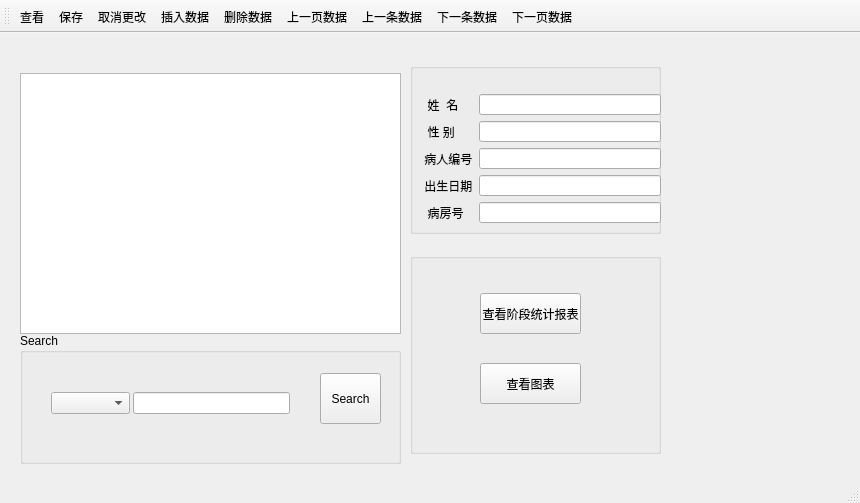
<?xml version="1.0" encoding="UTF-8"?>
<ui version="4.0">
 <class>MainWindow</class>
 <widget class="QMainWindow" name="MainWindow">
  <property name="geometry">
   <rect>
    <x>0</x>
    <y>0</y>
    <width>860</width>
    <height>503</height>
   </rect>
  </property>
  <property name="windowTitle">
   <string>MainWindow</string>
  </property>
  <widget class="QWidget" name="centralWidget">
   <widget class="QTableView" name="tableView">
    <property name="geometry">
     <rect>
      <x>20</x>
      <y>40</y>
      <width>381</width>
      <height>261</height>
     </rect>
    </property>
   </widget>
   <widget class="QGroupBox" name="groupBoxEdit">
    <property name="geometry">
     <rect>
      <x>410</x>
      <y>30</y>
      <width>251</width>
      <height>171</height>
     </rect>
    </property>
    <property name="title">
     <string/>
    </property>
    <widget class="QWidget" name="gridLayoutWidget">
     <property name="geometry">
      <rect>
       <x>0</x>
       <y>20</y>
       <width>251</width>
       <height>151</height>
      </rect>
     </property>
     <layout class="QGridLayout" name="gridLayout" rowstretch="0,0,0,0,0">
      <property name="rightMargin">
       <number>0</number>
      </property>
      <item row="0" column="1">
       <widget class="QLineEdit" name="lineEditName"/>
      </item>
      <item row="3" column="0">
       <widget class="QLabel" name="label_2">
        <property name="text">
         <string> 出生日期</string>
        </property>
       </widget>
      </item>
      <item row="0" column="0">
       <widget class="QLabel" name="label">
        <property name="text">
         <string>  姓  名</string>
        </property>
        <property name="buddy">
         <cstring>name</cstring>
        </property>
       </widget>
      </item>
      <item row="2" column="1">
       <widget class="QLineEdit" name="lineEditId"/>
      </item>
      <item row="1" column="1">
       <widget class="QLineEdit" name="lineEditSex"/>
      </item>
      <item row="3" column="1">
       <widget class="QLineEdit" name="lineEditBirth"/>
      </item>
      <item row="1" column="0">
       <widget class="QLabel" name="label_3">
        <property name="text">
         <string>  性 别</string>
        </property>
       </widget>
      </item>
      <item row="2" column="0">
       <widget class="QLabel" name="label_4">
        <property name="text">
         <string> 病人编号</string>
        </property>
       </widget>
      </item>
      <item row="4" column="0">
       <widget class="QLabel" name="label_5">
        <property name="text">
         <string>  病房号</string>
        </property>
       </widget>
      </item>
      <item row="4" column="1">
       <widget class="QLineEdit" name="lineEditDep"/>
      </item>
     </layout>
    </widget>
   </widget>
   <widget class="QGroupBox" name="groupBoxChart">
    <property name="geometry">
     <rect>
      <x>410</x>
      <y>220</y>
      <width>251</width>
      <height>201</height>
     </rect>
    </property>
    <property name="title">
     <string/>
    </property>
    <widget class="QPushButton" name="pushButton_2">
     <property name="geometry">
      <rect>
       <x>70</x>
       <y>40</y>
       <width>101</width>
       <height>41</height>
      </rect>
     </property>
     <property name="text">
      <string>查看阶段统计报表</string>
     </property>
    </widget>
    <widget class="QPushButton" name="pushButton_3">
     <property name="geometry">
      <rect>
       <x>70</x>
       <y>110</y>
       <width>101</width>
       <height>41</height>
      </rect>
     </property>
     <property name="text">
      <string>查看图表</string>
     </property>
    </widget>
   </widget>
   <widget class="QGroupBox" name="groupBoxSearch">
    <property name="geometry">
     <rect>
      <x>20</x>
      <y>300</y>
      <width>381</width>
      <height>131</height>
     </rect>
    </property>
    <property name="title">
     <string>Search</string>
    </property>
    <widget class="QPushButton" name="pushButton">
     <property name="geometry">
      <rect>
       <x>300</x>
       <y>40</y>
       <width>61</width>
       <height>51</height>
      </rect>
     </property>
     <property name="text">
      <string>Search</string>
     </property>
    </widget>
    <widget class="QWidget" name="gridLayoutWidget_2">
     <property name="geometry">
      <rect>
       <x>20</x>
       <y>30</y>
       <width>261</width>
       <height>80</height>
      </rect>
     </property>
     <layout class="QGridLayout" name="gridLayout_2" columnstretch="1,2">
      <property name="horizontalSpacing">
       <number>3</number>
      </property>
      <item row="0" column="0">
       <widget class="QComboBox" name="comboBox"/>
      </item>
      <item row="0" column="1">
       <widget class="QLineEdit" name="lineEditSearch"/>
      </item>
     </layout>
    </widget>
   </widget>
  </widget>
  <widget class="QMenuBar" name="menuBar">
   <property name="geometry">
    <rect>
     <x>0</x>
     <y>0</y>
     <width>860</width>
     <height>17</height>
    </rect>
   </property>
  </widget>
  <widget class="QToolBar" name="mainToolBar">
   <attribute name="toolBarArea">
    <enum>TopToolBarArea</enum>
   </attribute>
   <attribute name="toolBarBreak">
    <bool>false</bool>
   </attribute>
   <addaction name="actCheck"/>
   <addaction name="actSave"/>
   <addaction name="actCancel"/>
   <addaction name="actInsert"/>
   <addaction name="actDelete"/>
   <addaction name="actPageUp"/>
   <addaction name="actPre"/>
   <addaction name="actNext"/>
   <addaction name="actPageDown"/>
  </widget>
  <widget class="QStatusBar" name="statusBar"/>
  <action name="actCheck">
   <property name="icon">
    <iconset>
     <normaloff>images/CheckPics(1).jpg</normaloff>images/CheckPics(1).jpg</iconset>
   </property>
   <property name="text">
    <string>查看</string>
   </property>
   <property name="toolTip">
    <string>查看所有数据</string>
   </property>
  </action>
  <action name="actSave">
   <property name="icon">
    <iconset>
     <normaloff>images/save1.bmp</normaloff>images/save1.bmp</iconset>
   </property>
   <property name="text">
    <string>保存</string>
   </property>
   <property name="toolTip">
    <string>保存更改</string>
   </property>
  </action>
  <action name="actCancel">
   <property name="icon">
    <iconset>
     <normaloff>images/ubdo.bmp</normaloff>images/ubdo.bmp</iconset>
   </property>
   <property name="text">
    <string>取消更改</string>
   </property>
   <property name="toolTip">
    <string>取消更改</string>
   </property>
  </action>
  <action name="actInsert">
   <property name="icon">
    <iconset>
     <normaloff>images/316.bmp</normaloff>images/316.bmp</iconset>
   </property>
   <property name="text">
    <string>插入数据</string>
   </property>
   <property name="toolTip">
    <string>插入数据</string>
   </property>
  </action>
  <action name="actDelete">
   <property name="icon">
    <iconset>
     <normaloff>images/318.bmp</normaloff>images/318.bmp</iconset>
   </property>
   <property name="text">
    <string>删除数据</string>
   </property>
   <property name="toolTip">
    <string>删除数据</string>
   </property>
  </action>
  <action name="actNext">
   <property name="icon">
    <iconset>
     <normaloff>images/312.bmp</normaloff>images/312.bmp</iconset>
   </property>
   <property name="text">
    <string>下一条数据</string>
   </property>
   <property name="toolTip">
    <string>下一条数据</string>
   </property>
  </action>
  <action name="actPre">
   <property name="icon">
    <iconset>
     <normaloff>images/310.bmp</normaloff>images/310.bmp</iconset>
   </property>
   <property name="text">
    <string>上一条数据</string>
   </property>
   <property name="toolTip">
    <string>上一条数据</string>
   </property>
  </action>
  <action name="actPageDown">
   <property name="icon">
    <iconset>
     <normaloff>images/314.bmp</normaloff>images/314.bmp</iconset>
   </property>
   <property name="text">
    <string>下一页数据</string>
   </property>
   <property name="toolTip">
    <string>下一页数据</string>
   </property>
  </action>
  <action name="actPageUp">
   <property name="icon">
    <iconset>
     <normaloff>images/308.bmp</normaloff>images/308.bmp</iconset>
   </property>
   <property name="text">
    <string>上一页数据</string>
   </property>
   <property name="toolTip">
    <string>上一页数据</string>
   </property>
  </action>
 </widget>
 <layoutdefault spacing="6" margin="11"/>
 <resources/>
 <connections/>
</ui>
